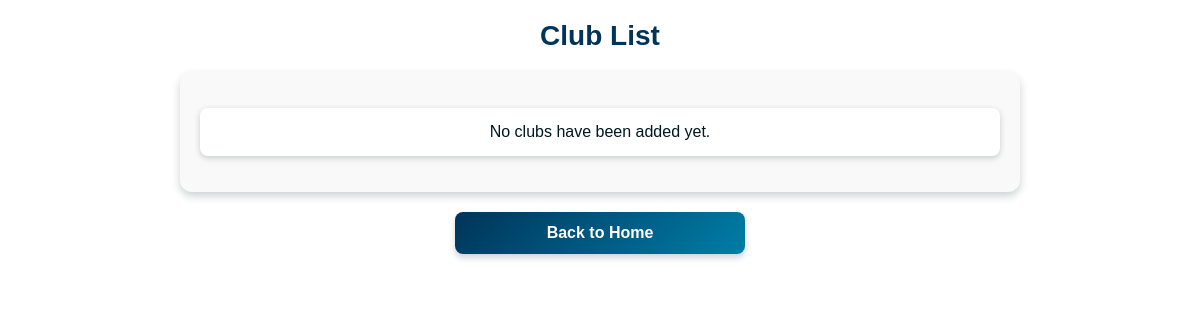
The app's page /committees/clubs/, older data.
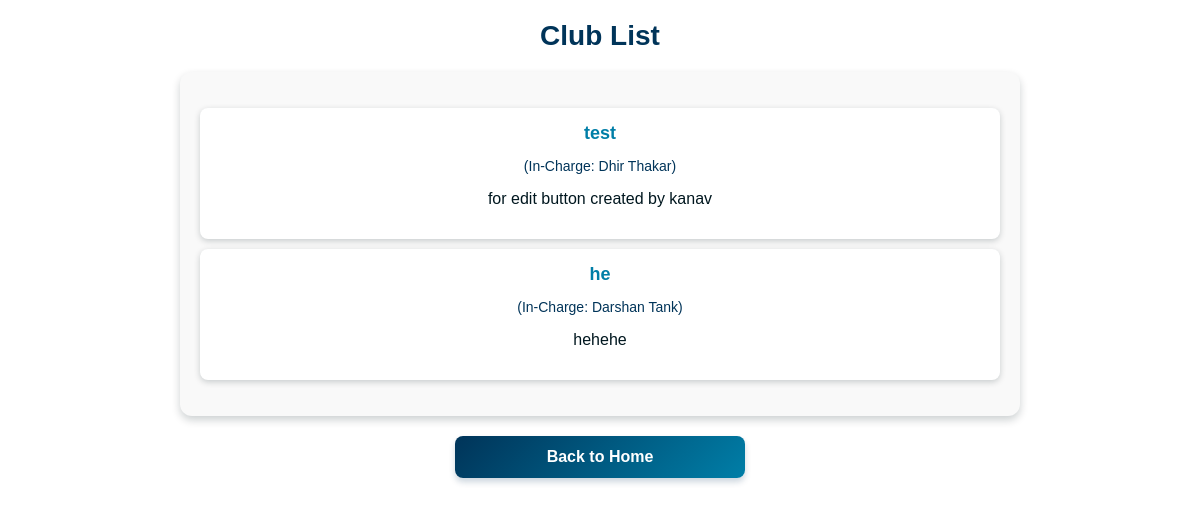
The same page, newer data.
### committees/models.py (models this page shows, shortened)
class Associations(models.Model):
    ROLE_CHOICES = (
        ('committees', 'Committees'),
        ('clubs', 'Clubs')
    )
    id = models.AutoField(primary_key=True)
    name = models.CharField(max_length=255)
    description = models.TextField()
    type = models.CharField(max_length=15, choices=ROLE_CHOICES)
    faculty_incharge = models.ForeignKey('faculty.Faculty', on_delete=models.CASCADE)
    created_by = models.ForeignKey('members.CoreMember', on_delete=models.CASCADE, null=True, blank=True)
    created_at = models.DateTimeField(auto_now_add=True)
    image = models.ImageField(upload_to='association_images/', null=True, blank=True)

### faculty/models.py (models this page shows, shortened)
class Faculty(models.Model):
    id = models.OneToOneField(UserProfile, on_delete=models.CASCADE, primary_key=True)
    department = models.CharField(max_length=100)
    designation = models.CharField(max_length=100,null=True,blank=True)
    locked_dates = models.JSONField(null=True,blank=True)
    permissions = models.JSONField(default=list,null=True,blank=True)

### Login/models.py (models this page shows, shortened)
class UserProfile(models.Model):
    ROLE_CHOICES = (
        ('faculty', 'Faculty'),
        ('core_member', 'Core Member'),
        ('member', 'Member'),
        ('non_participating', 'Non Participating')
    )
    id = models.OneToOneField(settings.AUTH_USER_MODEL, on_delete=models.CASCADE, primary_key=True)
    ssv_id = models.IntegerField(null=True, blank=True, unique=True)  # New field
    full_name = models.CharField(max_length=255)
    role = models.CharField(max_length=20, choices=ROLE_CHOICES,default='non_participating')
    profile_picture = models.ImageField(upload_to='profile_pics/', default='profile_pics/default.jpg',null=True, blank=True)
    created_at = models.DateTimeField(auto_now_add=True)
    updated_at = models.DateTimeField(auto_now=True)

### committees/views.py (the view)
# urls.py: path('clubs/', views.club_list, name='club_list'),
def club_list(request):
    clubs = Associations.objects.filter(type='clubs')  # Only clubs
    return render(request, 'committees/clubs_list.html', {'clubs': clubs})

### committees/templates/committees/clubs_list.html
{% load static %}
<link rel="stylesheet" href="{% static 'css/club_list.css' %}">
<h1>Club List</h1>
<div class="club-list">
    <ul>
        {% for club in clubs %}
            <li>
                <a href="{% url 'club_detail' pk=club.id %}" class="club-link">
                    {{ club.name }}
                </a>
                <p class="faculty-incharge">
                    (In-Charge: {{ club.faculty_incharge.id.full_name }})
                </p>
                <p>{{ club.description }}</p>
            </li>
        {% empty %}
            <li>No clubs have been added yet.</li>
        {% endfor %}
    </ul>
</div>
<a href="{% url 'home' %}" class="btn-back">Back to Home</a>

### committees/static/css/club_list.css (style rules this page uses)
h1 { color: #003459; font-size: 28px; margin-bottom: 20px; }
.club-list { max-width: 800px; margin: 0 auto; padding: 20px; background: #f9f9f9; border-radius: 12px; box-shadow: 0px 4px 8px rgba(0, 23, 31, 0.2); }
ul { list-style: none; padding: 0; }
li { background: #FFFFFF; padding: 15px; margin: 10px 0; border-radius: 8px; box-shadow: 0px 2px 6px rgba(0, 23, 31, 0.2); transition: transform 0.2s ease-in-out; }
a.club-link { font-size: 18px; font-weight: bold; color: #007EA7; text-decoration: none; transition: color 0.3s ease-in-out; }
.faculty-incharge { color: #003459; font-size: 14px; }
.btn-back { display: inline-block; text-decoration: none; font-size: 16px; font-weight: bold; padding: 12px 20px; border-radius: 8px; transition: all 0.3s ease-in-out; box-shadow: 0px 4px 6px rgba(0, 52, 89, 0.2); border: none; cursor: pointer; width: 100%; max-width: 250px; text-align: center; background: linear-gradient(135deg, #003459, #007EA7); color: #FFFFFF; margin-top: 20px; }

Row changes from the older to the newer data that the page shows:
added Associations: name "test", faculty_incharge.id.full_name "Dhir Thakar", description "for edit button created by kanav"
added Associations: name "he", faculty_incharge.id.full_name "Darshan Tank", description "hehehe"
Text that changed along with them:
text no longer shown: "No clubs have been added yet."
